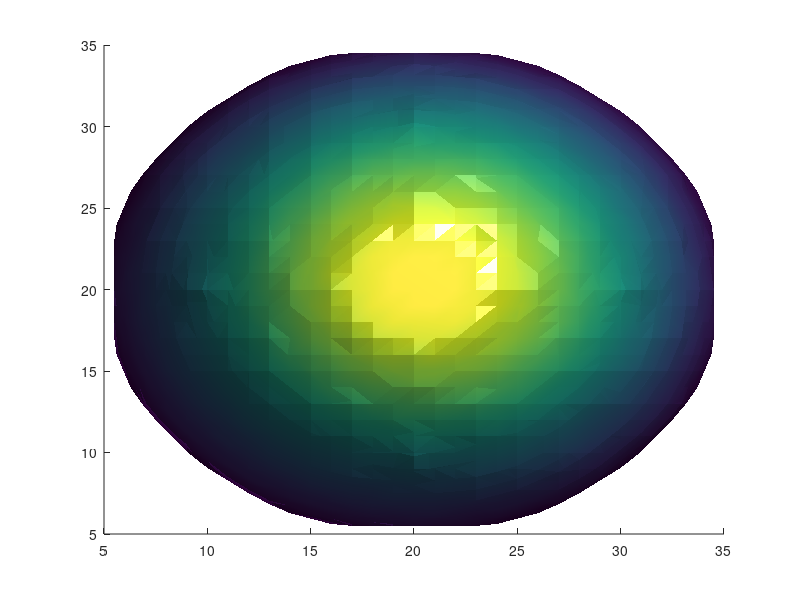

Write the MATLAB code that produced this figure. (Note: this script raises an error after producing the figure.)
Nx=40;
Ny=40;
Nz=70;
R=15;

% load initial
% u0=uout+ues; v0=vout+ves; w0=wout+wes; x0=xout+xes;
fi=ones(Nx,Ny,Nz);
r = zeros(Nx,Ny,Nz);

%ancho=2;
for i=1:Nx
    for j=1:Ny
        for k=1:Nz
      r(i,j,k)=sqrt((i-Nx/2)^2+(j-Ny/2)^2+(k)^2);
      if r(i,j,k)>=R
      fi(i,j,k)=-1;
      end
        end
   
   end
end

    %R = 9;
    %N = 6;
    %[X,Y,Z]=meshgrid(1:Nx,1:Ny,1:Nz);
        %teta=atan2((Y-Ny/2),(X-Nx/2));
        %rad=sqrt((X-Nx/2+.5).^2+(Y-Ny/2+.5).^2);
        %u=1.5*exp(-((X-Nx/2-.5).^2+(Y-Ny/2-.5).^2+(Z-R+2).^2)/100);
        %u=2.5*rad.*(cos(teta*N)+sin(teta*N)).*(Z/Nz)/max(max(max(rad)))+(exp(-((-X+Nx/2-.5).^2+(-Y+Ny/2-.5).^2+(-Z+R+14).^2)/80));
        %u=-2.5*rad.*(cos(teta*N)+sin(teta*N)).*(Z/Nz)/max(max(max(rad)))+(exp(-((X-Nx/2).^2+(Y-Ny/2).^2+(Z-R+14).^2)/50));
        %u=2.5*rand(Nx,Ny,Nz);
        
    u = zeros(Nx,Ny,Nz);
    
     for i=1:Nx
         for j=1:Ny
             for k=1:Nz
                 u(i,j,k)=0.05*(1.5*exp(-((i-Nx/2-0.5)^2+(j-Ny/2-0.5)^2+(k-13-0.5)^2)/200)-0.1);%primera prueba
             end
         end
     end

% fix0(:,:)=fi(Nx/2,:,:);
% 
% figure(1)
% clf
%     ux(:,:)=u(:,Ny/2,:);
%     %vx(:,:)=v(:,Ny/2,:);
%     fix(:,:)=fi(Nx/2,:,:);
% clf
% hold on
% mesh(ux,'FaceAlpha',0.5),shading interp,  view(-36,18)
% %mesh(fix,'FaceColor','none')
% hold off
% 
% % %%
%       figure(2)
%      clf
% [x,y,z] = meshgrid(1:1:Ny,1:1:Nx,1:1:Nz);
% xslice = [Nx/2-R:R:Nx/2+R,Nx/2-R:R:Nx/2+R];yslice = [Ny/2-R:R:Ny/2+R,Ny/2-R:R:Ny/2+R]; zslice = [0:3:R,0:3:R];
% p3=slice(x,y,z,u,xslice,yslice,zslice);
% set(p3,'FaceColor','flat','EdgeColor','none','FaceAlpha',0.1);
% rs=max(abs(max(max(max(u)))),abs(min(min(min(u)))));
% 
% axis equal, view(74,18), 
% set(gca,'CLim',[-rs,rs])
% colorbar;
% %%
    figure(4)
    
%     u = smooth3(u,'box',3); 
    clf
       
    %cdata = smooth3((u-min(min(min(u))))./(max(max(max(u)))-min(min(min(u)))),'box',5);
       cdata = smooth3(u,'box',3);
    fim = smooth3(fi,'box',3);
    p4=patch(isosurface(fim,0));
    isonormals(fim,p4);
    isocolors(cdata,p4);
    set(p4,'FaceColor','interp','EdgeColor','none'),
    camlight, lighting phong
    axis equal, axis off, 
    axis([1 Nx 1 Ny 1 Nz]),
    colormap jet
    light
material metal
    colorbar
view(-15,40)


%     figure(4)
%     fix(:,:)=fi(:,Ny/2,:);
%     contour(fix,[0 0],'k')
%     hold on
%     contour(fix0,[0 0],'r')
%     axis equal
%     %getframe(gcf);
%     hold off
